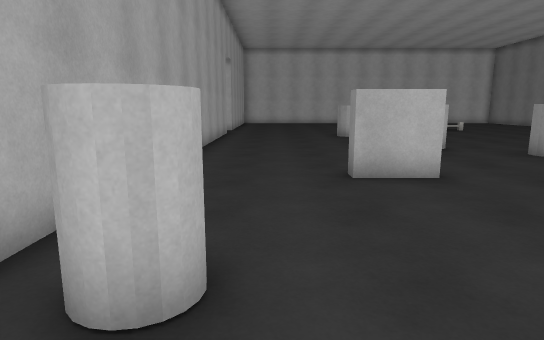
view 1 (above)

22 first-person views from a walk through a scene from a Unity 3-D project. The camera is 1.4 m above the floor, tilts 10° down and sees 75° across. The floor is counted in squares, 1 m on a side. Each view is taken from the middle of a square. On the plan, view 1 faces up. The plan holds only what a view shows up to about 15 squares ahead; the rest is blank. The place goes on beyond the plan. The player is left out. Surface patterns are stand-ins for the level's own textures.

view 2
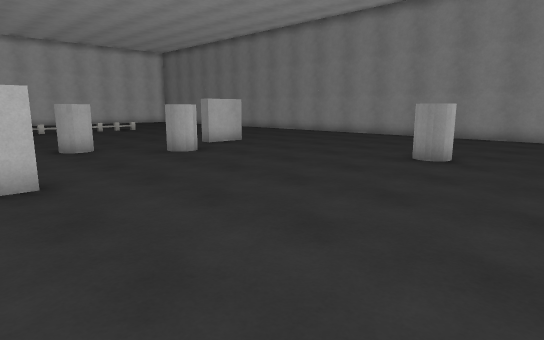

view 3
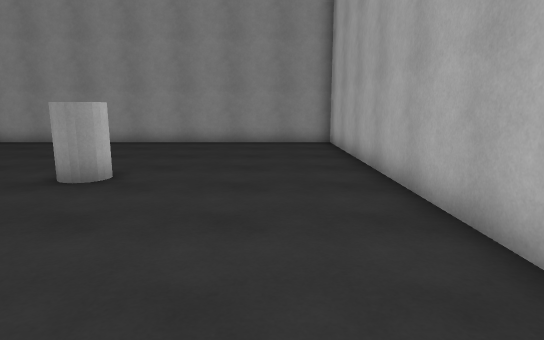

view 4
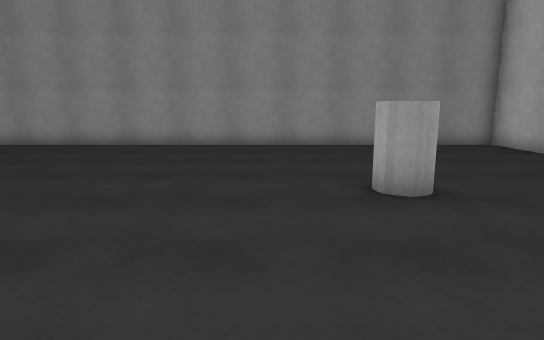

view 5
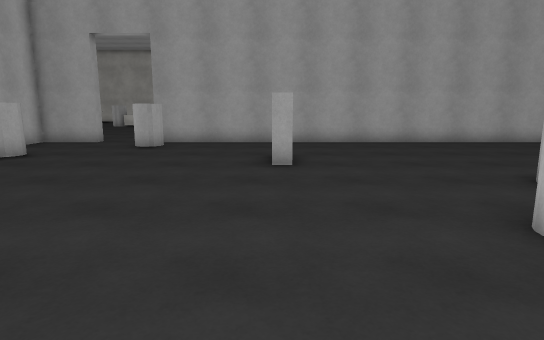

view 6
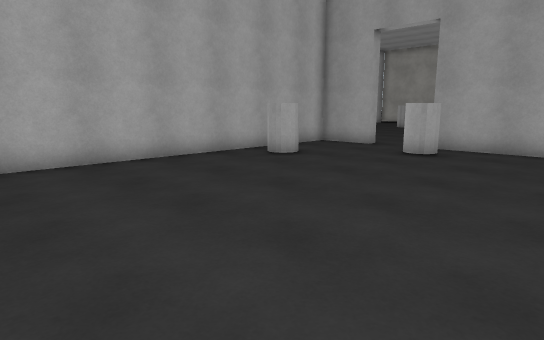

view 7
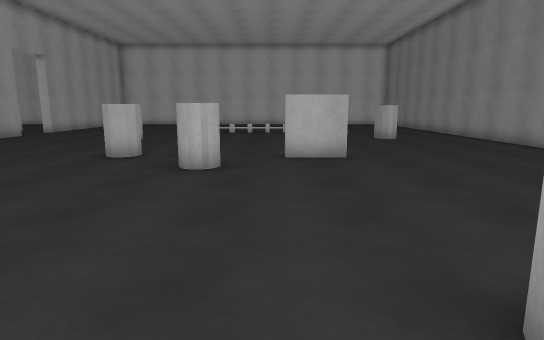

view 8
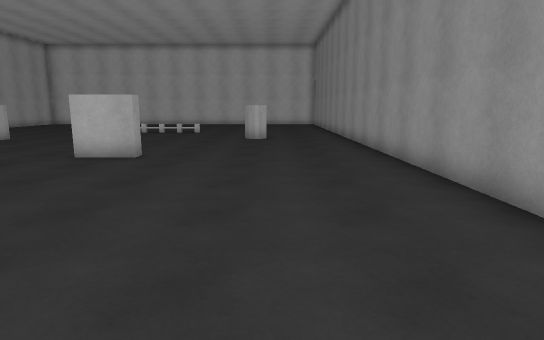

view 9
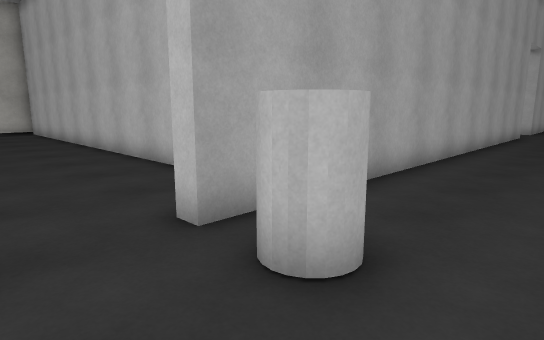

view 10
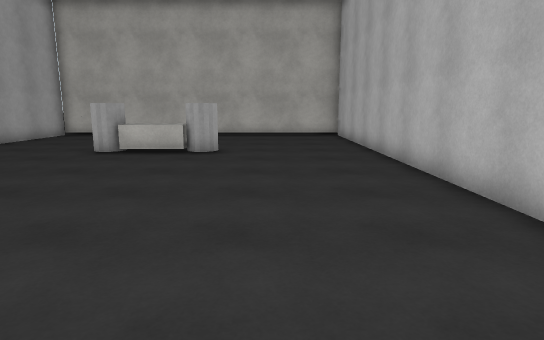

view 11
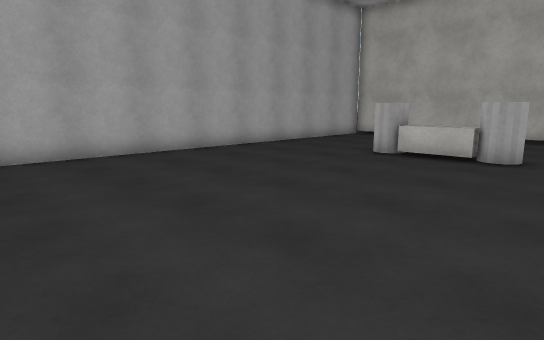

view 12
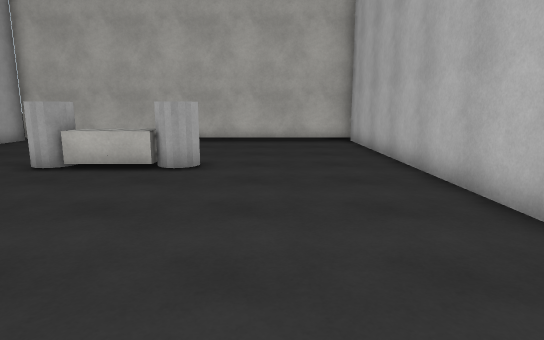

view 13
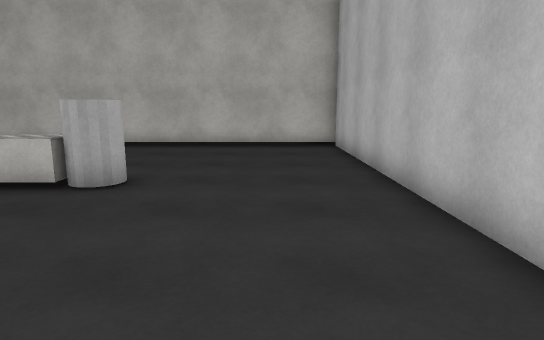

view 14
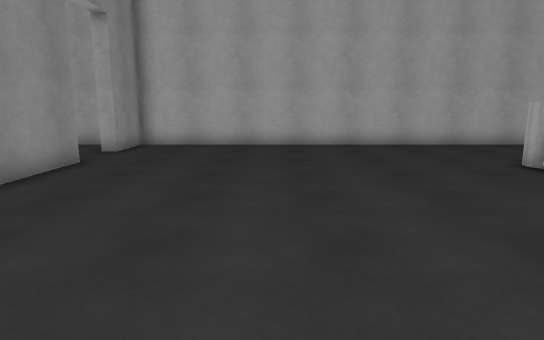

view 15
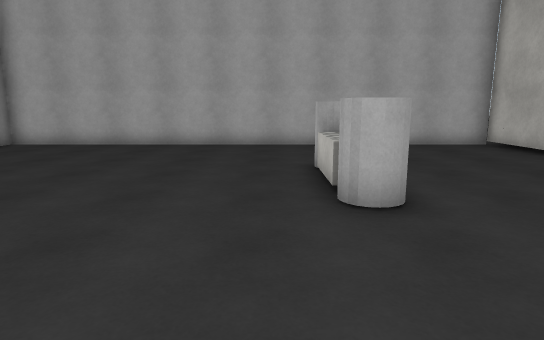

view 16
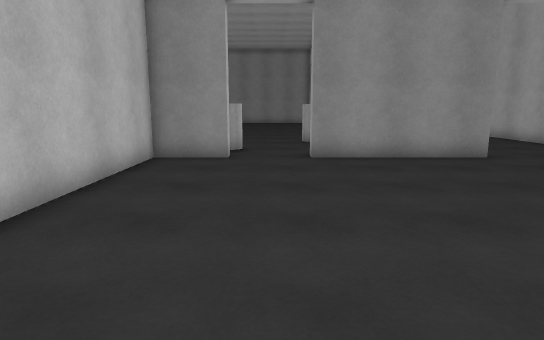

view 17
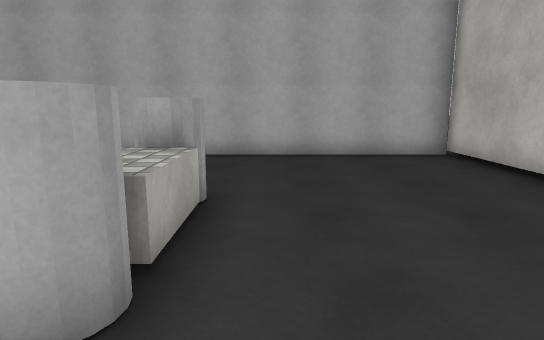

view 18
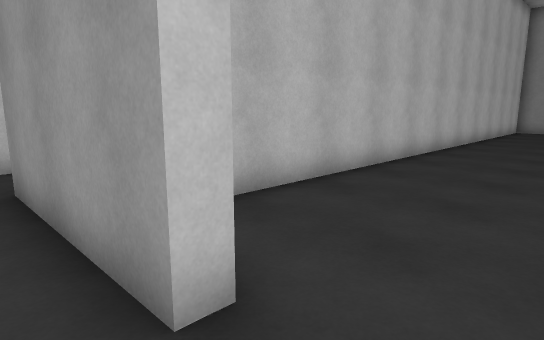

view 19
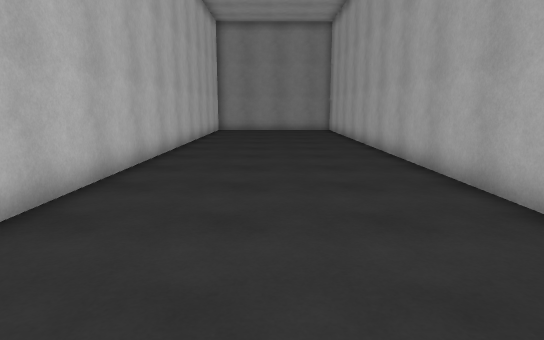

view 20
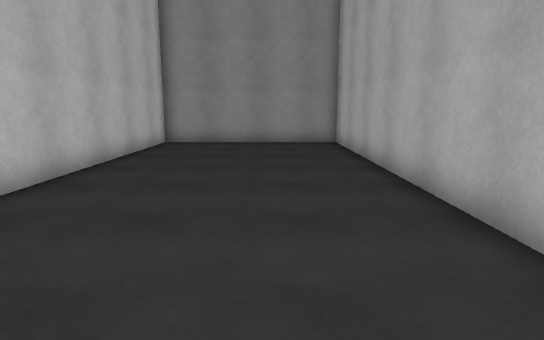

view 21
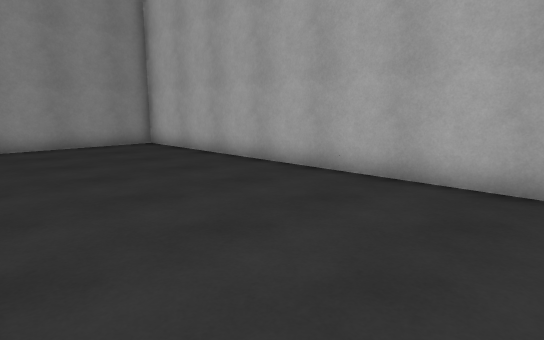

view 22
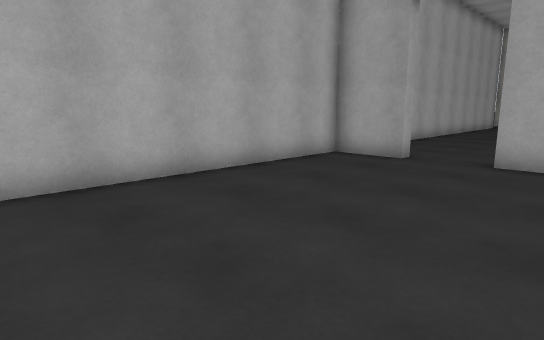

### Floor plan
Key: @ floor where view 1 was taken; # wall or solid block; . floor; C crate; H house; O other object.
Columns run from 22 left of view 1 to 20 right of it. Each row starts with its distance up from view 1.
 17                    #.....  ...............#
 16                    #...... ...............#
 15                    #......................#
 14                    #............. ........#
 13                    #.......OO.... ........#
 12                    #........O....##.......#
 11                    #..........O...........#
 10                    #..........O...........#
  9                    #......................#
  8                    #......................#
  7                    #....##................#
  6                    #......................#
  5  ###################......................#
  4 H..................#..............O.......#
  3 H..................#.O............O.......#
  2 H....................O....................#
  1 H.........................................#
  0 H.....................@...................#
 -1 H......OO..........#...OO.................#
 -2 H......CC..........########################
 -3 H......CC..........#......................#
 -4 H......OO..........#......................#
 -5 H......O...........#......................#
 -6 H.........................................#
 -7 H.........................................#
 -8 H..................#......................#
 -9 H..................#......................#
-10  ##########################################

Positions as (right, up) in squares from view 1, and headings:
1: (0, 0), facing up
2: (2, 0), facing up-right
3: (5, 0), facing right
4: (6, 6), facing right
5: (12, 7), facing left
6: (10, 7), facing down-left
7: (10, 2), facing up
8: (16, 2), facing up
9: (1, 0), facing up-left
10: (-3, 1), facing left
11: (-4, 1), facing down-left
12: (-6, 1), facing left
13: (-8, 2), facing left
14: (-8, 4), facing down
15: (-13, 4), facing down
16: (-13, 1), facing right
17: (-16, 1), facing down
18: (-4, -7), facing up-right
19: (-3, -6), facing right
20: (5, -7), facing right
21: (6, -3), facing down-right
22: (7, -3), facing down-left
